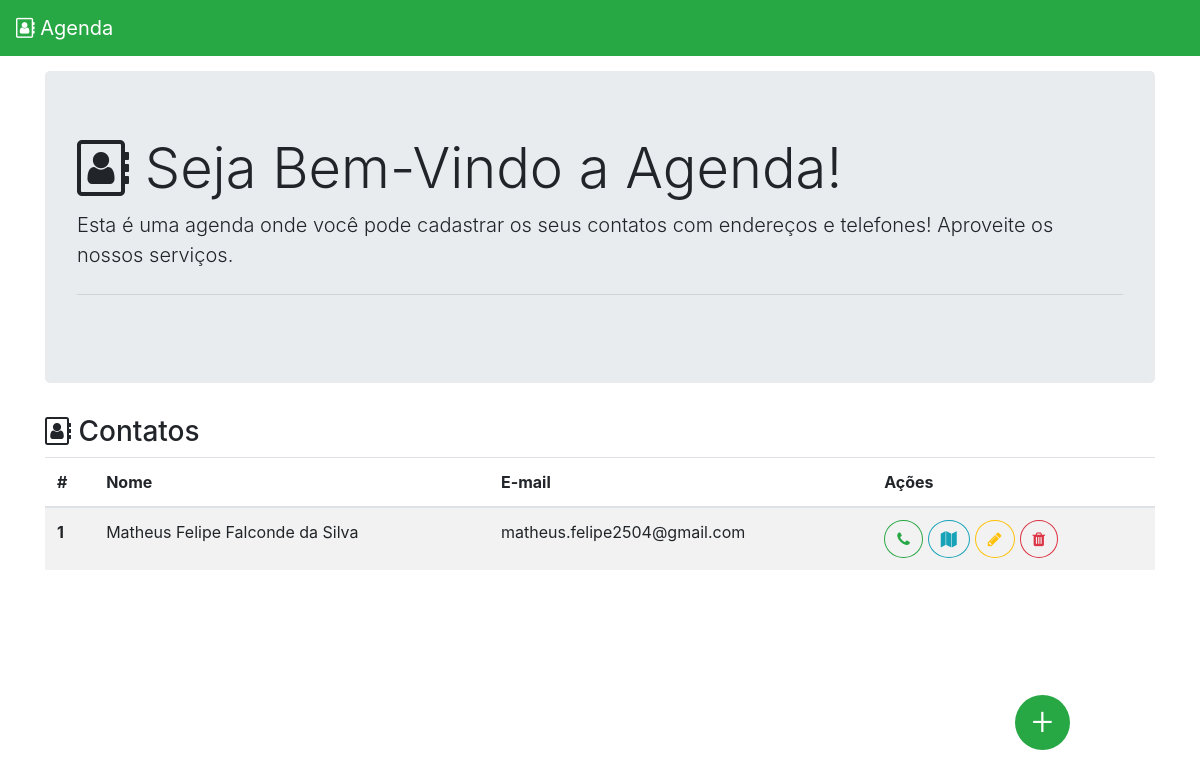
Before: / with the older database file.
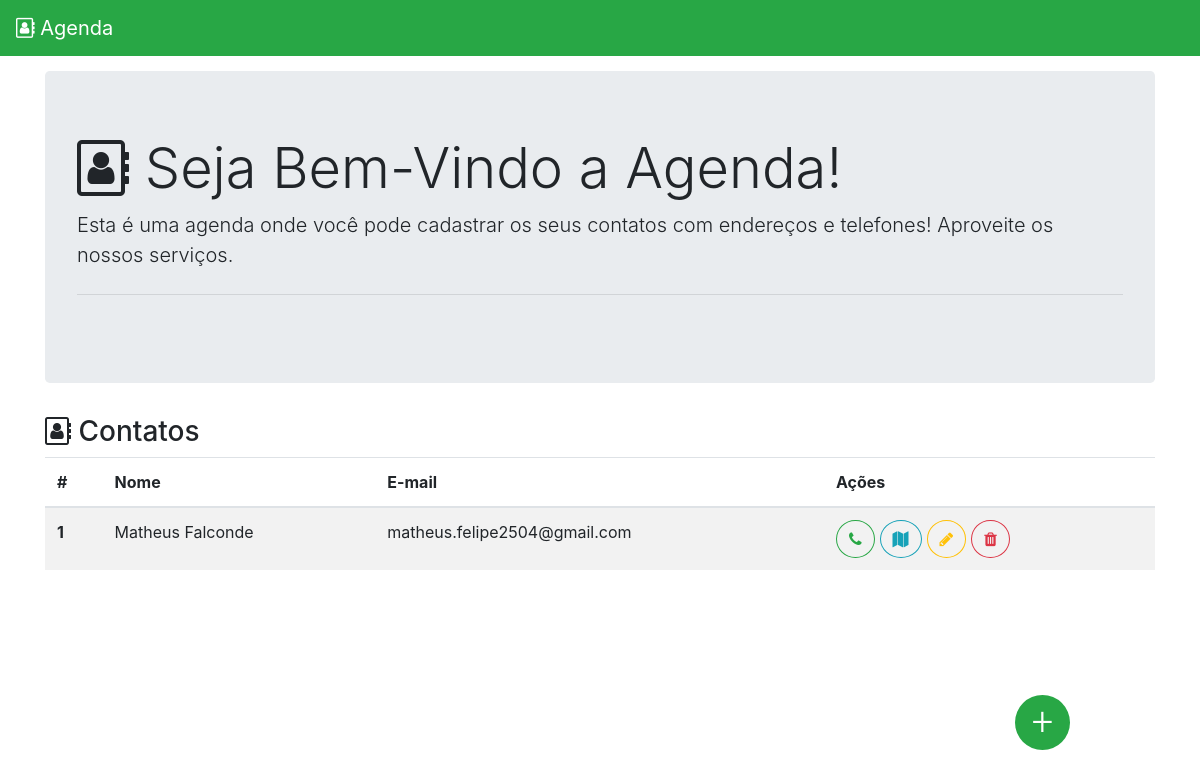
After: the same page with the newer database file.
### DBClasses.py (models this page shows, shortened)
class Contato(Base):
    __tablename__ = 'contato'
    id = Column(Integer, primary_key = True)
    nome = Column(String(255), nullable = False)
    email = Column(String(255))

### app.py (the view)
@app.route('/')
def agenda():
    mensagem = request.args.get('mensagem')
    contatos = db.find_all_contatos()
    return render_template('index.html', contatos=contatos, mensagem=mensagem)

### Database.py (called while the page is built)
def find_all_contatos():
    session = DBSession()
    contatos = session.query(Contato).all()
    session.close()
    return contatos

### templates/index.html (shortened to what this page needs)
{% extends "layout.html" %}
{% block body %}
<div class="jumbotron" style="margin-top: 15px">
    <h1 class="display-4"><i class="fa fa-address-book-o" aria-hidden="true"></i> Seja Bem-Vindo a Agenda!</h1>
    <p class="lead">Esta é uma agenda onde você pode cadastrar os seus contatos com endereços e telefones! Aproveite os nossos serviços.</p>
    <hr class="my-4">
</div>
<h3><i class="fa fa-address-book-o" aria-hidden="true"></i> Contatos</h3>
<table class="table table-striped">
    <thead>
        <tr>
            <th scope="col">#</th>
            <th scope="col">Nome</th>
            <th scope="col">E-mail</th>
            <th scope="col">Ações</th>
        </tr>
    </thead>
    <tbody>
        {% for c in contatos %}
            <tr>
                <th scope="row">{{c.id}}</td>
                <td>{{c.nome}}</td>
                <td>{{c.email}}</td>
                <td><a href="/telefones/{{c.id}}" title="Telefones" class="btn btn-outline-success" style="border-radius: 50%;margin-right: 5px;"><i class="fa fa-phone" aria-hidden="true"></i></button>
                    <a href="/enderecos/{{c.id}}" title="Endereços" class="btn btn-outline-info" style="border-radius: 50%;margin-right: 5px;"><i class="fa fa-map" aria-hidden="true"></i></button>
                    <a href="/cadastrarcontato/{{c.id}}" title="Editar Contato" class="btn btn-outline-warning" style="border-radius: 50%;margin-right: 5px;"><i class="fa fa-pencil" aria-hidden="true"></i></button>
                    <a href="/deletarcontato/{{c.id}}" title="Deletar Contato" class="btn btn-outline-danger" style="border-radius: 50%;"><i class="fa fa-trash" aria-hidden="true"></i></button>
                </td>
            </tr>
        {% endfor %}
    </tbody>
</table>
<div class="container-floating">
    <a href="/cadastrarcontato" title="Adicionar novo contato" class="floating-button"><p class="plus">+</p></a>
</div>
{% endblock %}

### templates/layout.html (shortened to what this page needs)
<!doctype html>
<html>
<head>
    <link rel="stylesheet" href="https://stackpath.bootstrapcdn.com/bootstrap/4.1.1/css/bootstrap.min.css"
>
    <link rel="stylesheet" href="https://cdnjs.cloudflare.com/ajax/libs/font-awesome/4.7.0/css/font-awesome.min.css">
</head>
<body>
    <nav class="navbar navbar-dark bg-success">
        <a class="navbar-brand" href="/"><i class="fa fa-address-book-o" aria-hidden="true"></i> Agenda</a>
    </nav>
    <div class="container">
        {% block body %}{% endblock %}
    </div>
</body>
</html>

### templates/layout.html (style rules this page uses)
.floating-button { width: 55px; height: 55px; border-radius: 50%; background: #28A745; position: fixed; bottom: 50px; right: 130px; cursor: pointer; }
.container-floating { position: fixed; width: 0px; height: 0px; bottom: 30px; right: 30px; z-index: 50px; }
.plus { color: white; position: absolute; top: 0; display: block; bottom: 0; left: 0; right: 0; text-align: center; padding: 0; margin: 0; line-height: 55px; font-size: 38px; font-family: 'Roboto'; font-weight: 300; animation: plus-out 0.5s; transition: all 0.3s; }

Changed rows visible on the page:
changed Contato "matheus.felipe2504@gmail.com": nome "Matheus Felipe Falconde da Silva" → "Matheus Falconde"
